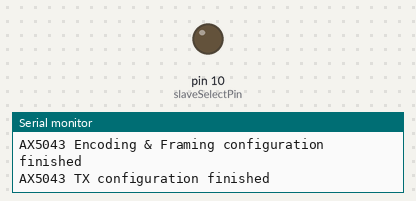
Bench run of a sketch on a simulated Arduino Uno, built with avr-gcc and run on an emulated ATmega328P. Shown: output pins drawn as LEDs (lit = HIGH), the last lines printed to the serial monitor.

Above: at 2.75 s.
At 8.95 s:
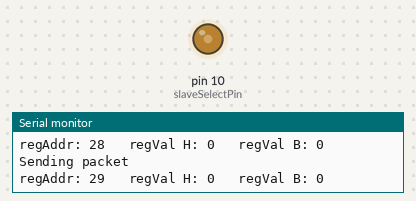
At 11.0 s:
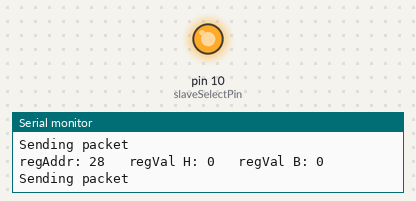
Timing chart, 0 to 13.5 s (numbered marks = the images above):
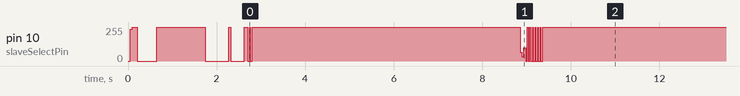

Measured:
- by itself, pin 10 (slaveSelectPin): 239/255 → 255/255 at 0.09 s, → 0/255 0.12 s later, → 255/255 0.43 s later, → 0/255 1.1 s later, … (49 changes in this stretch)

The sketch:

ax5043-27Mhz-TX-1.2-AFSK.ino
```cpp
// ***********************************************************************************************
//  Name:      Basic read/write test
//  Date:       16 May 2022
//  Brief:       Crude SPI test - read write
//  Author:     Jonathan Askey
// ***********************************************************************************************

// RDF put in configuration values from : https://www.notblackmagic.com/bitsnpieces/ax5043/
// For 16 Mhz Crystal with 5 pF capacitance. RF 458.75 MHz. AFSK modulation. Power 16dBm.

/*  SPI connections
    Uno/Nano      AX5043
    MOSI  11      17
    MISO  12      16
    SCK   13      15
    SS    10      14
    3.3v          23
    GND            6
*/

/*
   (Startup routine from Data sheet)
   Reset the Chip. Set SEL to high for at least 1μs, then low. Wait until MISO goes high.
  Set, and then clear, the RST bit of register PWRMODE.
  2. Set the PWRMODE register to POWERDOWN.
  3. Program parameters. It is recommended that suitable parameters are calculated
  using the AX_RadioLab tool available from Axsem.
*/
/*
 * Current draw  as RX  0.7 mA - too low from data sheet
 *
 *
 */
```

b_setup.ino
```cpp
# include <SPI.h>

uint8_t slaveSelectPin = 10; // CS Chip Select
uint8_t MISOPin = 12; // MISO
uint16_t regAddr = 0x00;
uint16_t regVal = 0x00;
uint16_t configure1[2][10]; // Declare array
uint16_t configure2[2][13]; // Declare array
uint16_t configure3[2][7]; // Declare array
uint16_t configure4[2][10]; // Declare array
int i = 0;
int j = 0;

void setup() {
  Serial.begin(9600);
  digitalWrite(slaveSelectPin, HIGH);
  pinMode(slaveSelectPin, OUTPUT); // set the SS pin as an output
  SPI.begin();         // initialize the SPI library
  SPI.beginTransaction(SPISettings(14000000, MSBFIRST, SPI_MODE0));
  // Reset the AX5043, (SEL Pin 14)
  digitalWrite(slaveSelectPin, HIGH);
  delay (1); // 1mS delay
  digitalWrite(slaveSelectPin, LOW);

  if ( MISOPin == HIGH)      // test bit shown.
  {
    // Reset test
    Serial.print("\n"); //newline
    Serial.print("Reset chip done OK. MISO now high");
    Serial.print("\n"); //newline
  }
  else
  {
    Serial.print("\n"); //newline
    Serial.print("Reset chip failed. MISO still low");
    Serial.print("\n"); //newline
  }

  regAddr = 0x02; // PWRMODE register
  regVal = 0x80;  // Set the Reset pin
  writeRegister(regAddr, regVal); // Function call
  Serial.print("PWRMODE register(0x02) set to reset");
  Serial.print("\n"); //newline

  regAddr = 0x02; // PWRMODE register
  regVal = 0x00;  // Set the Reset pin
  writeRegister(regAddr, regVal); // Function call
  Serial.print("PWRMODE register(0x02) set to power down");
  Serial.print("\n"); //newline

  Serial.print("Change Registers as per the Not Black Magic website");
  Serial.print("\n"); //newline

  //uint16_t configure1[2][10]  = { { 0xF10, 0xF11, 0xF35, 0x184, 0xF34, 0x032, 0x34, 0x35, 0x36, 0x37, }, { 0x03, 0x07, 0x10, 0x00, 0x28, 0x34, 0x01, 0xB1, 0x99, 0x9A,  } }; // configuration values into array for 27.1 MHz
  // uint16_t configure1[2][10]  = { { 0xF10, 0xF11, 0xF35, 0x184, 0xF34, 0x032, 0x34, 0x35, 0x36, 0x37, }, { 0x03, 0x07, 0x10, 0x00, 0x28, 0x34, 0x01, 0xB3, 0x33, 0x33,  } }; // configuration values into array for 27.2 MHz
  // Odd thing that PLL does not lock below 27.3 MHz ??
  uint16_t configure1[2][10]  = { { 0xF10, 0xF11, 0xF35, 0x184, 0xF34, 0x032, 0x34, 0x35, 0x36, 0x37, }, { 0x03, 0x07, 0x10, 0x00, 0x28, 0x34, 0x01, 0xB4, 0xCC, 0xCD,  } }; // configuration values into array for 27.3 MHz
  // uint16_t configure1[2][10]  = { { 0xF10, 0xF11, 0xF35, 0x184, 0xF34, 0x032, 0x34, 0x35, 0x36, 0x37, }, { 0x03, 0x07, 0x10, 0x00, 0x28, 0x04, 0x1B, 0x47, 0x33, 0x34,  } }; // configuration values into array for 436.45 MHz
  // uint16_t configure1[2][10]  = { { 0xF10, 0xF11, 0xF35, 0x184, 0xF34, 0x032, 0x34, 0x35, 0x36, 0x37, }, { 0x03, 0x07, 0x10, 0x00, 0x28, 0x04, 0x1C, 0xAC, 0x00, 0x00,  } }; // configuration values into array for 458.75 MHz
  // uint16_t configure1[2][10]  = { { 0xF10, 0xF11, 0xF35, 0x184, 0xF34, 0x032, 0x34, 0x35, 0x36, 0x37, }, { 0x03, 0x07, 0x10, 0x00, 0x28, 0x04, 0x1C, 0xA0, 0x00, 0x00,  } }; // configuration values into array for 458.00 MHz
  Serial.print("Frequency set to 27.3 MHz");
  Serial.print("\n"); //newline

  for (int i = 0; i < 10; i++)
  {
    for (int j = 0; j < 1; j++)
    {
      regAddr = configure1[j][i];
      regVal = configure1[j + 1][i];

      writeRegister(regAddr, regVal); // Function call
    }
  }

  Serial.print("Initial Configuration finished");
  Serial.print("\n"); //newline

  delay(1000); // wait for 1 sec for auto ranging

  byte value = regVal ;      // test bit shown. Test if both are true.
  byte testbit4 = 0x10 ;     // a byte with only bit 4 set
  if ( value & testbit4 )      // test bit shown. Test if both are true.
    //  if (bitRead(regVal, 5) = HIGH ) // test bit shown. Test if both are true. Does not work.
  {
    // Auto ranging failed
    Serial.print("Auto ranging failed");
    Serial.print("\n"); //newline
  }
  else
  {
    // Auto ranging successful
    Serial.print("\n"); //newline
    Serial.print("Auto ranging successful");
    Serial.print("\n"); //newline
    Serial.print("\n"); //newline
  }
  // Read the register for the address below:
  regAddr = 0x33;
  // uint16_t regVal = 0x00;
  digitalWrite(10, LOW);
  // SPI.transfer(regAddr & 0x7F);   // send address + r/w bit
  SPI.transfer(0x00 + regAddr);      // 8 bit - bit 7 is R(0)W(1) and then 7 address bits
  regVal = SPI.transfer(0);          // retrieve reg value

  // display reg value
  Serial.print("regAddr: ");
  Serial.print(regAddr, HEX);
  Serial.print("   regVal H: ");
  Serial.print(regVal, HEX);
  Serial.print("   regVal B: ");
  Serial.println(regVal, BIN);
  digitalWrite(10, HIGH);

  // TX settings
  Serial.print("\n"); //newline
  Serial.print("Putting in TX settings.");
  Serial.print("\n"); //newline

  // TX settings. (Wire mode is set up by putting in 2 registers at the end - 0x22 and 0x23. Values 0x04, 0x04 respectively.)
  // Note that Afskmark and Afkspace registers (0x110, 0x111, 0x112, 0x113) are different for TX & RX  (TX values are 0x02, 0x05, 0x01, 0x04)
  uint16_t configure2[2][13]  = { {  0x010, 0x165, 0x166, 0x167, 0x161, 0x162, 0x163, 0x110, 0x111, 0x112, 0x113, 0x16A, 0x16B }, { 0x0A, 0x04, 0x0E, 0x0B, 0x0A, 0x08, 0x0E, 0x02, 0x05, 0x01, 0x04, 0x40, 0x96 } }; // configuration values into array

  // Putting in settings
  for (int i = 0; i < 13; i++)
  {
    for (int j = 0; j < 1; j++)
    {
      regAddr = configure2[j][i];
      regVal = configure2[j + 1][i];

      writeRegister(regAddr, regVal); // Function call
    }
  }

  // Encoding & Framing settings
  Serial.print("\n"); //newline
  Serial.print("Putting in Encoding & Framing settings.");
  Serial.print("\n"); //newline

  // Encoding & Framing settings.
  uint16_t configure3[2][7]  = { {  0x011, 0x012, 0xF72, 0x201, 0x203, 0x233, 0x230 }, { 0x03, 0x014, 0x00, 0xF0, 0xFF, 0x20, 0x0D } }; // configuration values into array

  // Putting in settings
  for (int i = 0; i < 7; i++)
  {
    for (int j = 0; j < 1; j++)
    {
      regAddr = configure3[j][i];
      regVal = configure3[j + 1][i];

      writeRegister(regAddr, regVal); // Function call
    }
  }
  Serial.print("\n"); //newline
  Serial.print("AX5043 Encoding & Framing configuration finished");
  Serial.print("\n"); //newline
  Serial.print("\n"); //newline

  Serial.print("\n"); //newline
  Serial.print("AX5043 TX configuration finished");
  Serial.print("\n"); //newline
  Serial.print("\n"); //newline


}
```

c_loop.ino
```cpp
void loop() {

  regAddr = 0x02; // PWRMODE register
  regVal = 0x65;  // Standby
  writeRegister(regAddr, regVal); // Function call
  Serial.print("Standby");
  Serial.print("\n"); //newline

  regAddr = 0x02; // PWRMODE register
  regVal = 0x67;  // FIFO enabled
  writeRegister(regAddr, regVal); // Function call
  Serial.print("Fifo enabled");
  Serial.print("\n"); //newline

  delay(6000);                // waits for 6 second

  // TX switches on for 10 secs / Off for  6 secs.
  regAddr = 0x02; // PWRMODE register
  regVal = 0x6D;  // Transmitter running
  writeRegister(regAddr, regVal); // Function call
  Serial.print("Transmit on");
  Serial.print("\n"); //newline
  Serial.print("\n"); //newline

  // Send Packet
  uint16_t configure4[2][10]  = { {0x28, 0x29, 0x29, 0x29, 0x29, 0x29, 0x29, 0x29, 0x29, 0x28} , { 0x03, 0x62, 0x18, 0x14, 0x55, 0xE1, 0x19, 0x03, 0xAA, 0x04 } }; // configuration values into array

  // Putting in settings
  for (int i = 0; i < 10; i++)
  {
    for (int j = 0; j < 1; j++)
    {
      regAddr = configure4[j][i];
      regVal = configure4[j + 1][i];

      writeRegister(regAddr, regVal); // Function call
      Serial.print("Sending packet");
      Serial.print("\n"); //newline
    }
  }

  delay(10000);                // waits for 10 second


}
```

d_functions.ino
```cpp
void writeRegister(uint16_t regAddr, uint16_t regVal) {
  // /*
  // WRITE TO REGISTER
  digitalWrite(10, LOW);            // Select set the SS pin to LOW
  // SPI.transfer(0x87);                // 8 bit - bit 7 is R(0)W(1) and then 7 address bits
  SPI.transfer(0x80 + regAddr);                // 8 bit - bit 7 is R(0)W(1) and then 7 address bits
  // SPI.transfer(5);                  // data value
  SPI.transfer(regVal);                  // data value
  digitalWrite(10, HIGH);            // Deselect set the SS pin HIGH
  // */

  // Read the register we have just written to
  digitalWrite(10, LOW);
  // SPI.transfer(regAddr & 0x7F);   // send address + r/w bit
  SPI.transfer(0x00 + regAddr);                // 8 bit - bit 7 is R(0)W(1) and then 7 address bits
  regVal = SPI.transfer(0);        // retrieve reg value

  // display reg value
  Serial.print("regAddr: ");
  Serial.print(regAddr, HEX);
  Serial.print("   regVal H: ");
  Serial.print(regVal, HEX);
  Serial.print("   regVal B: ");
  Serial.println(regVal, BIN);
  digitalWrite(10, HIGH);

}
/*
  // (NOT WORKING) Debug Fxtal signal set PINFUNCSYSCLK (x21) to output fxtal/16
    uint16_t configure1[2][6]  = { { 0xF10, 0xF11, 0xF35, 0x32, 0x184, 0x21 }, { 0x03, 0x07, 0x10, 0x00, 0x02, 0x08  } }; // Debug fxtal/16

    for (int i = 0; i < 6; i++)
    {
    for (int j = 0; j < 1; j++)
    {
      regAddr = configure1[j][i];
      regVal = configure1[j + 1][i];

      writeRegister(regAddr, regVal); // Function call
    }
    }

    Serial.print("\n"); //newline
    Serial.print("Debug Fxtal signal finished");
*/
```
